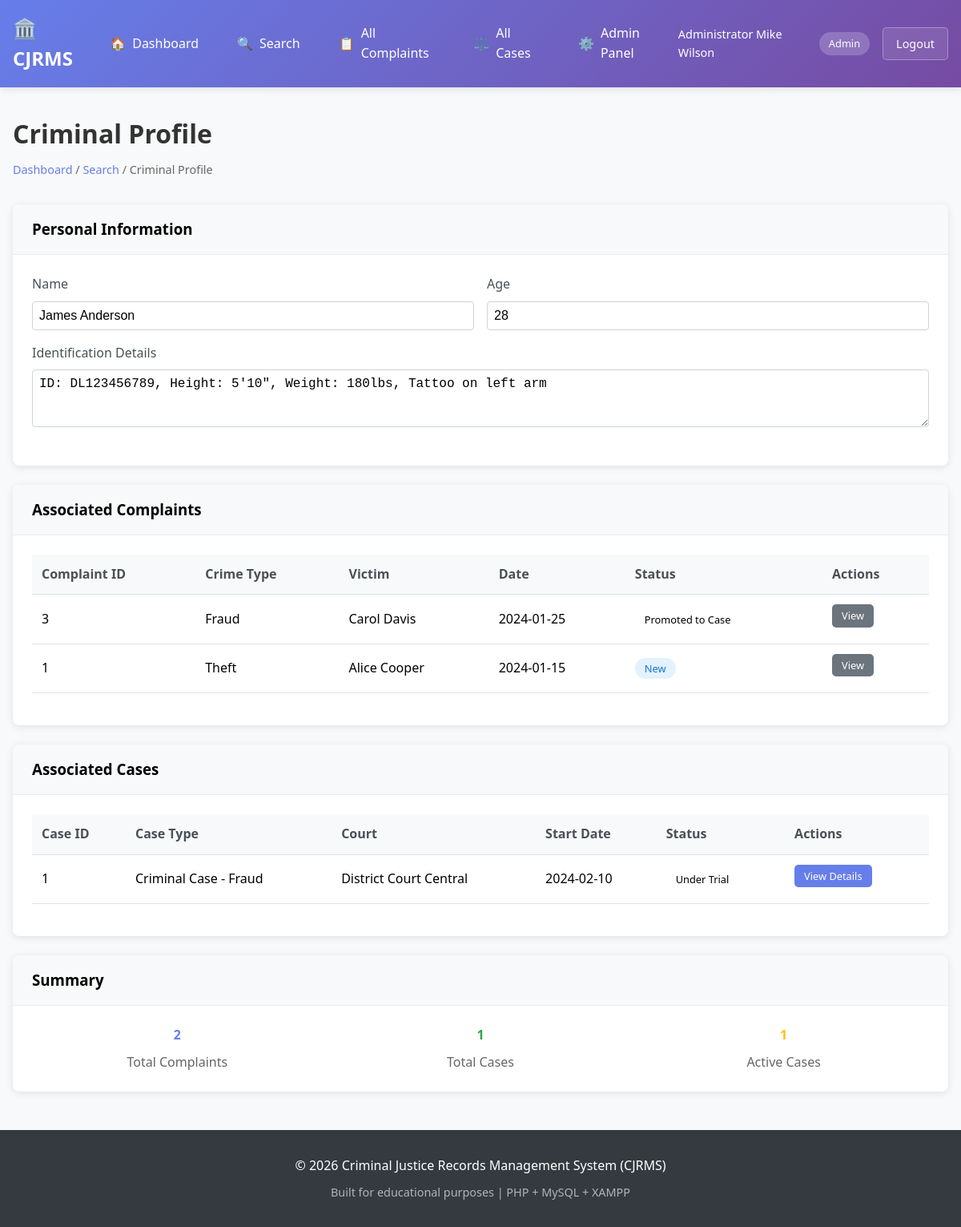
The page /criminal_profile.php?id=1 (signed in) on the database its author committed.
### tables this page shows
CREATE TABLE Criminal (
    criminal_id INT AUTO_INCREMENT PRIMARY KEY,
    name VARCHAR(100) NOT NULL,
    age INT,
    identification_detail TEXT,
    created_at TIMESTAMP DEFAULT CURRENT_TIMESTAMP
);

CREATE TABLE Complaint (
    complaint_id INT AUTO_INCREMENT PRIMARY KEY,
    description TEXT NOT NULL,
    date DATE NOT NULL,
    crime_type VARCHAR(100) NOT NULL,
    victim_id INT NOT NULL,
    complaint_status ENUM('New', 'Under Investigation', 'Withdrawn', 'Charge-Sheeted', 'Promoted to Case') DEFAULT 'New',
    created_by INT,
    created_at TIMESTAMP DEFAULT CURRENT_TIMESTAMP,
    updated_at TIMESTAMP DEFAULT CURRENT_TIMESTAMP ON UPDATE CURRENT_TIMESTAMP,
    FOREIGN KEY (victim_id) REFERENCES Victim(victim_id) ON DELETE CASCADE,
    FOREIGN KEY (created_by) REFERENCES Users(user_id) ON DELETE SET NULL
);

CREATE TABLE Victim (
    victim_id INT AUTO_INCREMENT PRIMARY KEY,
    name VARCHAR(100) NOT NULL,
    contact_info TEXT,
    created_at TIMESTAMP DEFAULT CURRENT_TIMESTAMP
);

CREATE TABLE Cases (
    case_id INT AUTO_INCREMENT PRIMARY KEY,
    complaint_id INT UNIQUE NOT NULL,
    start_date DATE NOT NULL,
    end_date DATE NULL,
    case_type VARCHAR(100) NOT NULL,
    case_status ENUM('Open', 'Under Trial', 'Closed') NOT NULL DEFAULT 'Open',
    court_id INT NOT NULL,
    created_at TIMESTAMP DEFAULT CURRENT_TIMESTAMP,
    updated_at TIMESTAMP DEFAULT CURRENT_TIMESTAMP ON UPDATE CURRENT_TIMESTAMP,
    FOREIGN KEY (complaint_id) REFERENCES Complaint(complaint_id) ON DELETE CASCADE,
    FOREIGN KEY (court_id) REFERENCES Court(court_id) ON DELETE RESTRICT
);

CREATE TABLE Court (
    court_id INT AUTO_INCREMENT PRIMARY KEY,
    name VARCHAR(100) NOT NULL,
    location VARCHAR(200),
    type VARCHAR(50),
    created_at TIMESTAMP DEFAULT CURRENT_TIMESTAMP
);

### db.php (called while the page is built, shortened)
<?php
$pdo_options = [
    PDO::ATTR_ERRMODE => PDO::ERRMODE_EXCEPTION,
    PDO::ATTR_DEFAULT_FETCH_MODE => PDO::FETCH_ASSOC,
    PDO::ATTR_EMULATE_PREPARES => false,
    PDO::MYSQL_ATTR_INIT_COMMAND => "SET NAMES utf8mb4"
];
try {
    $pdo = new PDO(
        "mysql:host=" . DB_HOST . ";dbname=" . DB_NAME . ";charset=utf8mb4",
        DB_USER,
        DB_PASS,
        $pdo_options
    );
} catch (PDOException $e) {
    error_log("Database connection failed: " . $e->getMessage());
    die("Database connection failed. Please check your configuration.");
}
function executeQuery($sql, $params = []) {
    global $pdo;
    try {
        $stmt = $pdo->prepare($sql);
        $stmt->execute($params);
        return $stmt;
    } catch (PDOException $e) {
        error_log("Query execution failed: " . $e->getMessage());
        throw $e;
    }
}
function fetchRow($sql, $params = []) {
    $stmt = executeQuery($sql, $params);
    return $stmt->fetch();
}
function fetchAll($sql, $params = []) {
    $stmt = executeQuery($sql, $params);
    return $stmt->fetchAll();
}
function sanitizeOutput($string) {
    return htmlspecialchars($string, ENT_QUOTES, 'UTF-8');
}
?>

### criminal_profile.php (the view, shortened to what this page needs)
<?php
require_once 'db.php';
$criminal_id = (int)($_GET['id'] ?? 0);
$criminal = fetchRow(
    "SELECT * FROM Criminal WHERE criminal_id = ?",
    [$criminal_id]
);
$complaints = fetchAll(
    "SELECT c.complaint_id, c.crime_type, c.date, c.complaint_status, v.name as victim_name
     FROM Complaint c
     JOIN Complaint_Criminal_Link ccl ON c.complaint_id = ccl.complaint_id
     JOIN Victim v ON c.victim_id = v.victim_id
     WHERE ccl.criminal_id = ?
     ORDER BY c.date DESC",
    [$criminal_id]
);
$cases = fetchAll(
    "SELECT ca.case_id, ca.case_type, ca.start_date, ca.case_status, co.name as court_name
     FROM Cases ca
     JOIN Case_Criminal_Link ccl ON ca.case_id = ccl.case_id
     JOIN Court co ON ca.court_id = co.court_id
     WHERE ccl.criminal_id = ?
     ORDER BY ca.start_date DESC",
    [$criminal_id]
);
include 'header.php';
?>
<div class="page-header">
    <h1 class="page-title">Criminal Profile</h1>
    <div class="breadcrumb">
        <a href="index.php">Dashboard</a> / <a href="search.php">Search</a> / Criminal Profile
    </div>
</div>
<div class="card">
    <div class="card-header">
        <h3 style="margin: 0;">Personal Information</h3>
    </div>
    <div class="card-body">
        <div class="form-row">
            <div class="form-group">
                <label>Name</label>
                <input type="text" class="form-control" value="<?php echo sanitizeOutput($criminal['name']); ?>" readonly>
            </div>
            <div class="form-group">
                <label>Age</label>
                <input type="text" class="form-control" value="<?php echo $criminal['age'] ?: 'Unknown'; ?>" readonly>
            </div>
        </div>
        <div class="form-group">
            <label>Identification Details</label>
            <textarea class="form-control" rows="3" readonly><?php echo sanitizeOutput($criminal['identification_detail'] ?: 'No details available'); ?></textarea>
        </div>
    </div>
</div>
<div class="card">
    <div class="card-header">
        <h3 style="margin: 0;">Associated Complaints</h3>
    </div>
    <div class="card-body">
        <?php if (empty($complaints)): ?>
            <p>No complaints linked to this criminal.</p>
        <?php else: ?>
            <table class="table">
                <thead>
                    <tr>
                        <th>Complaint ID</th>
                        <th>Crime Type</th>
                        <th>Victim</th>
                        <th>Date</th>
                        <th>Status</th>
                        <th>Actions</th>
                    </tr>
                </thead>
                <tbody>
                    <?php foreach ($complaints as $complaint): ?>
                    <tr>
                        <td><?php echo $complaint['complaint_id']; ?></td>
                        <td><?php echo sanitizeOutput($complaint['crime_type']); ?></td>
                        <td><?php echo sanitizeOutput($complaint['victim_name']); ?></td>
                        <td><?php echo $complaint['date']; ?></td>
                        <td>
                            <span class="status-badge status-<?php echo strtolower(str_replace(' ', '-', $complaint['complaint_status'])); ?>">
                                <?php echo $complaint['complaint_status']; ?>
                            </span>
                        </td>
                        <td>
                            <a href="generate_report.php?id=<?php echo $complaint['complaint_id']; ?>" class="btn btn-sm btn-secondary">View</a>
                        </td>
                    </tr>
                    <?php endforeach; ?>
                </tbody>
            </table>
        <?php endif; ?>
    </div>
</div>
<div class="card">
    <div class="card-header">
        <h3 style="margin: 0;">Associated Cases</h3>
    </div>
    <div class="card-body">
        <?php if (empty($cases)): ?>
            <p>No cases linked to this criminal.</p>
        <?php else: ?>
            <table class="table">
                <thead>
                    <tr>
                        <th>Case ID</th>
                        <th>Case Type</th>
                        <th>Court</th>
                        <th>Start Date</th>
                        <th>Status</th>
                        <th>Actions</th>
                    </tr>
                </thead>
                <tbody>
                    <?php foreach ($cases as $case): ?>
                    <tr>
                        <td><?php echo $case['case_id']; ?></td>
                        <td><?php echo sanitizeOutput($case['case_type']); ?></td>
                        <td><?php echo sanitizeOutput($case['court_name']); ?></td>
                        <td><?php echo $case['start_date']; ?></td>
                        <td>
                            <span class="status-badge status-<?php echo strtolower(str_replace(' ', '-', $case['case_status'])); ?>">
                                <?php echo $case['case_status']; ?>
                            </span>
                        </td>
                        <td>
                            <a href="case_details.php?id=<?php echo $case['case_id']; ?>" class="btn btn-sm btn-primary">View Details</a>
                        </td>
                    </tr>
                    <?php endforeach; ?>
                </tbody>
            </table>
        <?php endif; ?>
    </div>
</div>
<div class="card">
    <div class="card-header">
        <h3 style="margin: 0;">Summary</h3>
    </div>
    <div class="card-body">
        <div style="display: grid; grid-template-columns: repeat(auto-fit, minmax(200px, 1fr)); gap: 1rem;">
            <div style="text-align: center;">
                <h4 style="color: #667eea; margin-bottom: 0.5rem;"><?php echo count($complaints); ?></h4>
                <p style="color: #666; margin: 0;">Total Complaints</p>
            </div>
            <div style="text-align: center;">
                <h4 style="color: #28a745; margin-bottom: 0.5rem;"><?php echo count($cases); ?></h4>
                <p style="color: #666; margin: 0;">Total Cases</p>
            </div>
            <div style="text-align: center;">
                <h4 style="color: #ffc107; margin-bottom: 0.5rem;">
                    <?php
                    $active_cases = array_filter($cases, function($case) {
                        return $case['case_status'] !== 'Closed';
                    });
                    echo count($active_cases);
                    ?>
                </h4>
                <p style="color: #666; margin: 0;">Active Cases</p>
            </div>
        </div>
    </div>
</div>
<?php include 'footer.php'; ?>

### header.php (style rules this page uses)
* { margin: 0; padding: 0; box-sizing: border-box; }
body { font-family: 'Segoe UI', Tahoma, Geneva, Verdana, sans-serif; background-color: #f8f9fa; line-height: 1.6; }
.page-header { margin-bottom: 2rem; }
.page-title { color: #333; margin-bottom: 0.5rem; }
.breadcrumb { color: #666; font-size: 0.9rem; }
.breadcrumb a { color: #667eea; text-decoration: none; }
.card { background: white; border-radius: 8px; box-shadow: 0 2px 10px rgba(0,0,0,0.1); margin-bottom: 1.5rem; }
.card-header { padding: 1rem 1.5rem; border-bottom: 1px solid #e9ecef; background-color: #f8f9fa; border-radius: 8px 8px 0 0; }
.card-body { padding: 1.5rem; }
.btn { display: inline-block; padding: 0.5rem 1rem; border: none; border-radius: 5px; text-decoration: none; cursor: pointer; font-size: 0.9rem; transition: all 0.3s; margin-right: 0.5rem; margin-bottom: 0.5rem; }
.btn-primary { background-color: #667eea; color: white; }
.btn-secondary { background-color: #6c757d; color: white; }
.btn-sm { padding: 0.25rem 0.75rem; font-size: 0.8rem; }
.table { width: 100%; border-collapse: collapse; margin-bottom: 1rem; }
.table th, .table td { padding: 0.75rem; text-align: left; border-bottom: 1px solid #dee2e6; }
.table th { background-color: #f8f9fa; font-weight: 600; color: #495057; }
.form-group { margin-bottom: 1rem; }
.form-group label { display: block; margin-bottom: 0.5rem; color: #495057; font-weight: 500; }
.form-control { width: 100%; padding: 0.5rem; border: 1px solid #ced4da; border-radius: 4px; font-size: 1rem; }
.form-row { display: flex; gap: 1rem; }
.form-row .form-group { flex: 1; }
.status-badge { padding: 0.25rem 0.75rem; border-radius: 15px; font-size: 0.8rem; font-weight: 500; }
.status-new { background-color: #e3f2fd; color: #1976d2; }

### rows shown on the page
criminal: name "James Anderson", age "28", identification_detail "ID: DL123456789, Height: 5'10\", Weight: 180lbs, Tattoo on left arm"
complaint: complaint_id "3", crime_type "Fraud", victim.name "Carol Davis", date "2024-01-25", complaint_status "Promoted to Case"
complaint: complaint_id "1", crime_type "Theft", victim.name "Alice Cooper", date "2024-01-15", complaint_status "New"
cases: case_id "1", case_type "Criminal Case - Fraud", court.name "District Court Central", start_date "2024-02-10", case_status "Under Trial", case_status "1"

### other values the page prints
$item['icon'] "🏠"
sanitizeOutput($item['title']) "Dashboard"
$item['icon'] "🔍"
sanitizeOutput($item['title']) "Search"
$item['icon'] "📋"
sanitizeOutput($item['title']) "All Complaints"
$item['icon'] "⚖️"
sanitizeOutput($item['title']) "All Cases"
$item['icon'] "⚙️"
sanitizeOutput($item['title']) "Admin Panel"
sanitizeOutput(getCurrentUserFullName()) "Administrator Mike Wilson"
sanitizeOutput(getCurrentUserRole()) "Admin"
count($complaints) "2"
count($cases) "1"
